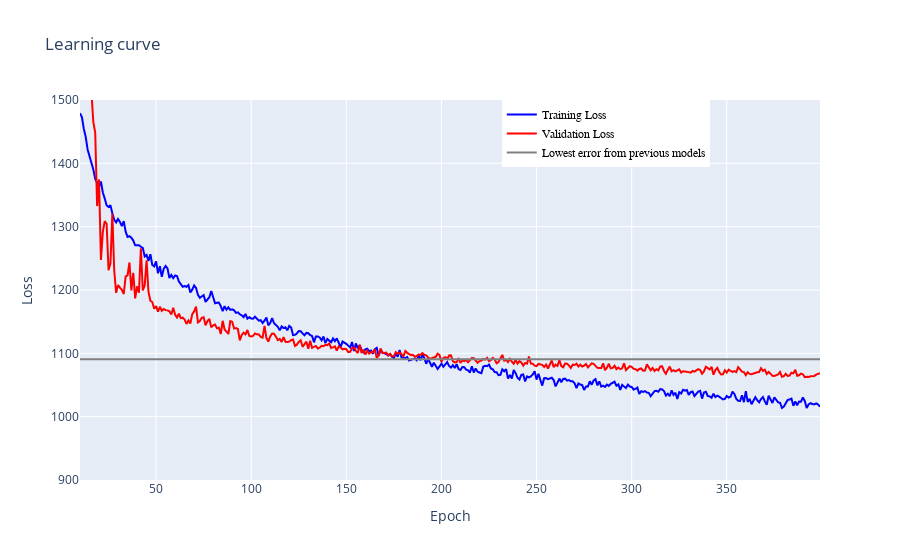

Notebook cell for this chart:
### Code cell
DNN_plot_loss(history,starting_epoch=10, previous_val_loss=previous_val_loss)

### Figure 1 — Plotly figure (JSON) as saved in the notebook; plotly's stock layout.template omitted (floating-point values rounded to 4 significant figures; data arrays with more than 128 entries replaced by an {"elided": "..."} marker saying what was removed)
{"data": [{"marker": {"color": "blue", "opacity": 0.5, "size": 5}, "mode": "lines", "name": "Training Loss", "type": "scatter", "x": {"elided": "390 int values"}, "y": {"elided": "390 float values"}}, {"marker": {"color": "red", "opacity": 0.5, "size": 5}, "mode": "lines", "name": "Validation Loss", "type": "scatter", "x": {"elided": "390 int values"}, "y": {"elided": "390 float values"}}, {"marker": {"color": "grey", "size": 5}, "mode": "lines", "name": "Lowest error from previous models", "type": "scatter", "x": {"elided": "390 int values"}, "y": {"elided": "390 float values"}}], "layout": {"legend": {"font": {"color": "black", "family": "sans-serif", "size": 12}, "traceorder": "normal", "x": 0.57, "y": 1}, "title": {"text": "Learning curve"}, "xaxis": {"range": [10, 399], "title": {"text": "Epoch"}}, "yaxis": {"range": [900, 1500], "title": {"text": "Loss"}}}}
